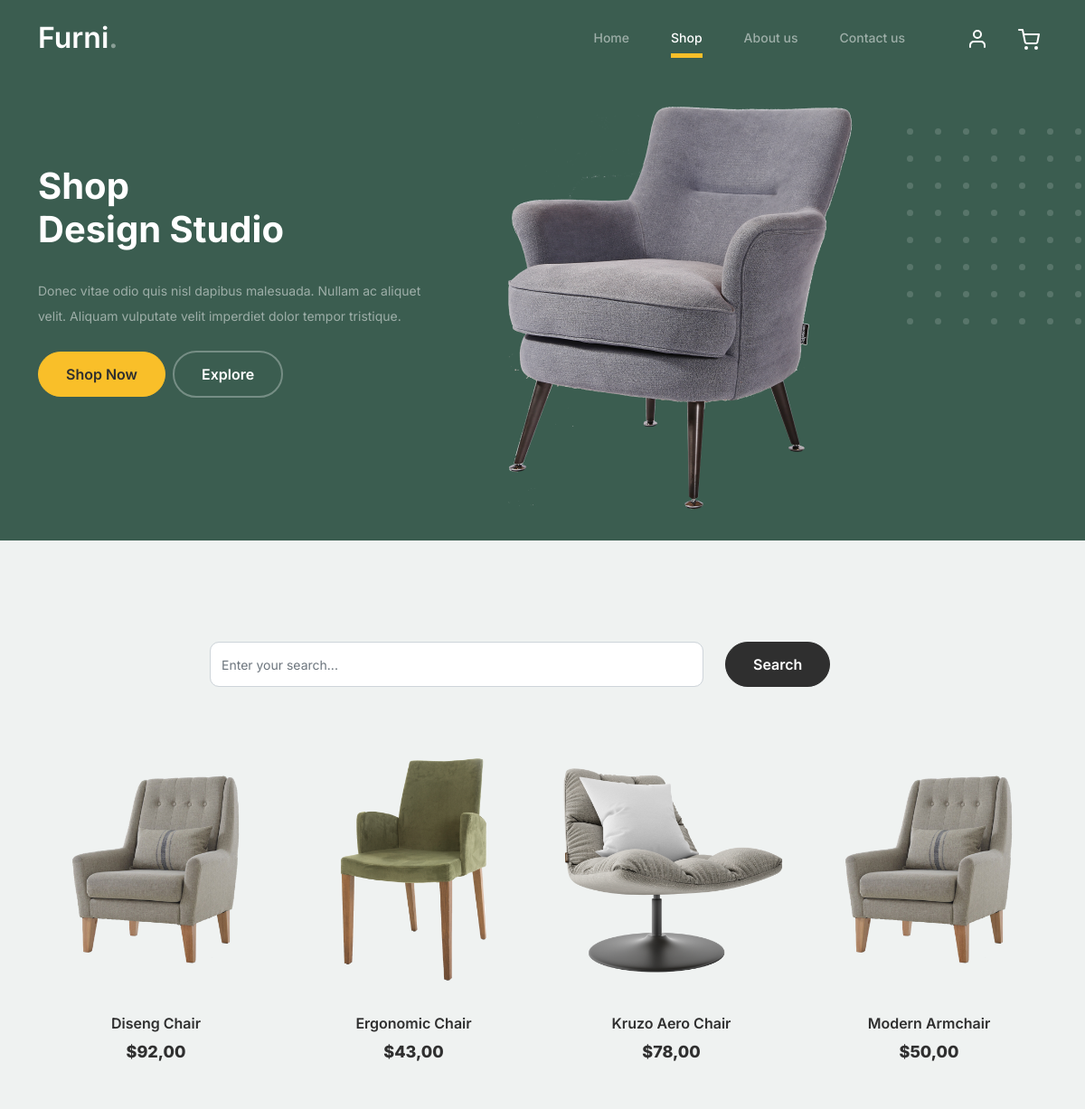
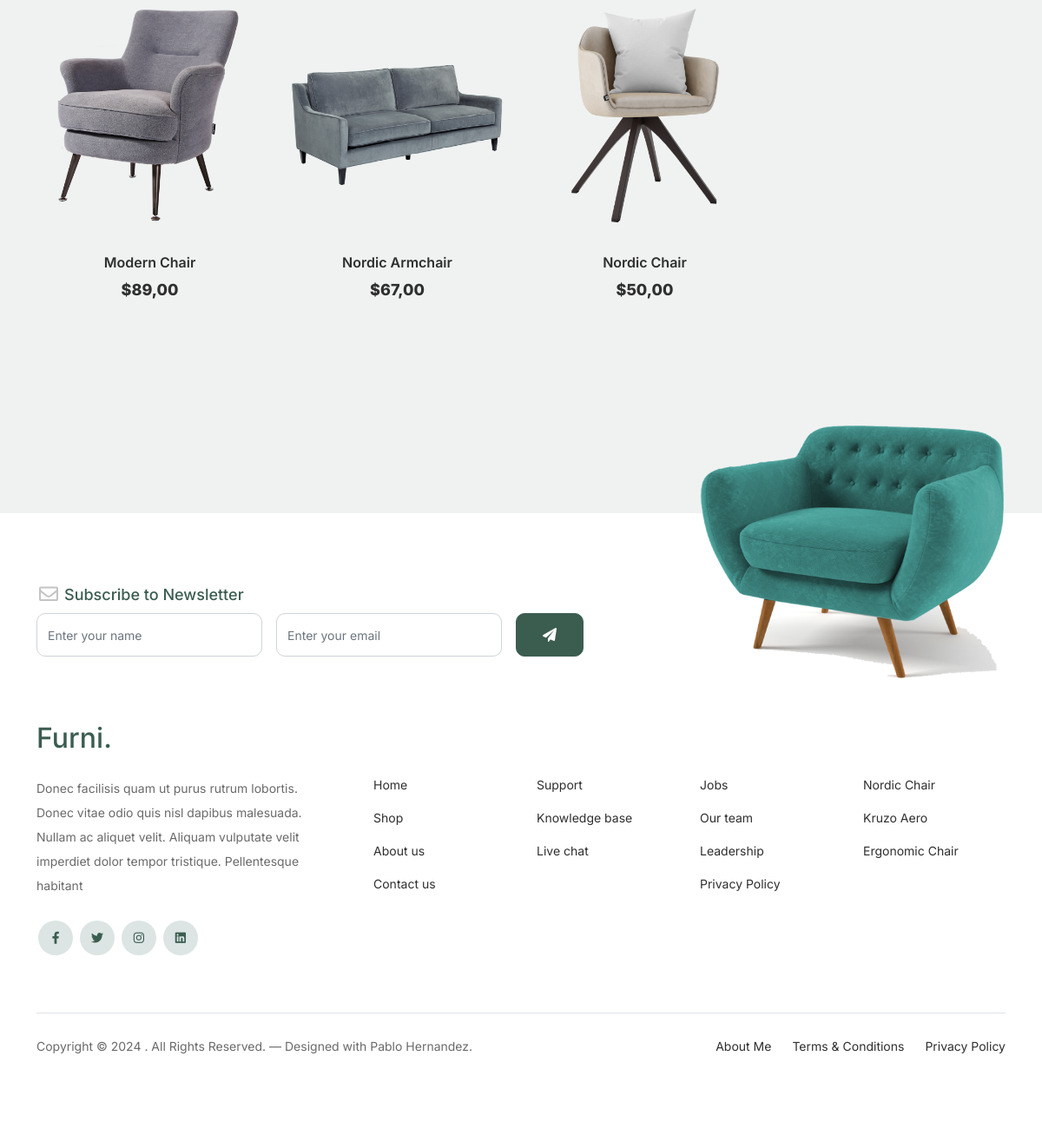
The app's page /shop/ with its own data (2 pictures, top to bottom).
### models/models.py (models this page shows, shortened)
class Product(models.Model):
    name = models.CharField(max_length=100)
    price = models.DecimalField(max_digits=5, decimal_places=2)
    stock = models.IntegerField()
    category = models.CharField(max_length=100, default="")
    image_url = models.CharField(max_length=2083, default="")
    class Meta:
        verbose_name_plural = "Products"
        verbose_name = "Product"
        ordering = ["name"]

### models/views.py (the view)
# urls.py: path("shop/", shop, name="shop"),
def shop(request):
    search = request.GET.get("search")
    if search:
        context = {"products": Product.objects.filter(name__contains=search)}
    else:
        context = {"products": Product.objects.all()}
    return render(request, "shop.html", context)

### models/templates/shop.html (shortened to what this page needs)
{% extends 'index.html' %}
{% block static %}
	{% load static %}
{% endblock static %}
{% block nav %}
	<li><a class="nav-link" href="{% url 'home' %}">Home</a></li>
	<li class="nav-item active">
	  <a class="nav-link" href="{% url 'shop' %}">Shop</a>
	</li>
	<li><a class="nav-link" href="{% url 'about' %}">About us</a></li>
	<li><a class="nav-link" href="{% url 'contact' %}">Contact us</a></li>
{% endblock nav %}
{% block hero %}
<div class="hero">
	<div class="container">
		<div class="row justify-content-between">
		  <div class="col-lg-5">
		    <div class="intro-excerpt">
				<h1>Shop <br/><span clsas="d-block">Design Studio</span></h1>
		      	<p class="mb-4">
		      	  Donec vitae odio quis nisl dapibus malesuada. Nullam ac aliquet velit.
		      	  Aliquam vulputate velit imperdiet dolor tempor tristique.
		      	</p>
		      	<p>
		      	  <a href="" class="btn btn-secondary me-2">Shop Now</a
		      	  ><a href="#" class="btn btn-white-outline">Explore</a>
		      	</p>
		    </div>
		  </div>
		  <div class="col-lg-7">
		    <div class="hero-img-wrap">
		      <img src="{% static 'images/product-5.png' %}" class="img-fluid" />
		    </div>
		  </div>
		</div>
	</div>
</div>
{% endblock hero %}
{% block content %}
	<div class="untree_co-section product-section before-footer-section">
	  <div class="container">
		  <div class="row justify-content-center mb-5">
		  	<div class="col-md-8 col-lg-8 pb-4">
	        <form method="GET" action="{% url 'shop' %}">
            <div class="row">
              <div class="col-9">
                <div class="form-group">
                  <input type="text" class="form-control" id="search" placeholder="Enter your search..." name="search" value={{request.GET.search}}>
                </div>
              </div>
              <div class="col-3">
				        <input type="submit" class="btn btn-primary-hover-outline" value="Search" />
              </div>
            </div>
          </form>
      	</div>
      </div>
	    <div class="row">
			  {% for product in products %}
			    <div class="col-12 col-md-4 col-lg-3 mb-5 mb-md-0">
			  	  <a class="product-item" href="cart.html">
			  	    <img
			  	  	src="{% static 'images/'|add:product.image_url %}"
			  	  	class="img-fluid product-thumbnail"
			  	    />
			  	    <h3 class="product-title">{{product.name}}</h3>
			  	    <strong class="product-price">${{product.price}}</strong>
			  	  </a>
			    </div>
			  {% endfor %}
	    </div>
	  </div>
	</div>
{% endblock content %}

### models/static/css/style.css (style rules this page uses)
html { overflow-x: hidden; }
body { overflow-x: hidden; position: relative; }
body { font-family: "Inter", sans-serif; font-weight: 400; line-height: 28px; color: #6a6a6a; font-size: 14px; background-color: #eff2f1; }
a { text-decoration: none; -webkit-transition: 0.3s all ease; -o-transition: 0.3s all ease; transition: 0.3s all ease; color: #2f2f2f; text-decoration: underline; }
@media (min-width: 992px) { .custom-navbar .custom-navbar-nav li { margin-left: 15px; margin-right: 15px; } }
.custom-navbar .custom-navbar-nav li a { font-weight: 500; color: #ffffff !important; opacity: 0.5; -webkit-transition: 0.3s all ease; -o-transition: 0.3s all ease; transition: 0.3s all ease; position: relative; }
@media (min-width: 768px) { .custom-navbar .custom-navbar-nav li a:before { content: ""; position: absolute; bottom: 0; left: 8px; right: 8px; background: #f9bf29; height: 5px; opacity: 1; visibility: visible; width: 0; -webkit-transition: 0.15s all ease-out; -o-transition: 0.15s all ease-out; transition: 0.15s all ease-out; } }
.custom-navbar .custom-navbar-nav li.active a { opacity: 1; }
.custom-navbar .custom-navbar-nav li.active a:before { width: calc(100% - 16px); }
.hero { background: #3b5d50; padding: calc(4rem - 30px) 0 0rem 0; }
@media (min-width: 768px) { .hero { padding: calc(4rem - 30px) 0 4rem 0; } }
@media (min-width: 992px) { .hero { padding: calc(8rem - 30px) 0 8rem 0; } }
.hero .intro-excerpt { position: relative; z-index: 4; }
@media (min-width: 992px) { .hero .intro-excerpt { max-width: 450px; } }
.hero h1 { font-weight: 700; color: #ffffff; margin-bottom: 30px; }
.hero p { color: rgba(255, 255, 255, 0.5); margin-bottom: 30px; }
.hero .hero-img-wrap { position: relative; }
.hero .hero-img-wrap img { position: relative; top: 0px; right: 0px; z-index: 2; max-width: 780px; left: -20px; }
@media (min-width: 768px) { .hero .hero-img-wrap img { right: 0px; left: -100px; } }
@media (min-width: 992px) { .hero .hero-img-wrap img { left: 0px; top: -80px; position: absolute; right: -50px; } }
@media (min-width: 1200px) { .hero .hero-img-wrap img { left: 0px; top: -80px; right: -100px; } }
.hero .hero-img-wrap:after { content: ""; position: absolute; width: 255px; height: 217px; background-image: url("../images/dots-light.svg"); background-size: contain; background-repeat: no-repeat; right: -100px; top: -0px; }
@media (min-width: 1200px) { .hero .hero-img-wrap:after { top: -40px; } }
.btn { font-weight: 600; padding: 12px 30px; border-radius: 30px; color: #ffffff; background: #2f2f2f; border-color: #2f2f2f; }
.btn.btn-secondary { color: #2f2f2f; background: #f9bf29; border-color: #f9bf29; }
.btn.btn-white-outline { background: transparent; border-width: 2px; border-color: rgba(255, 255, 255, 0.3); }
.product-section { padding: 7rem 0; }
.product-section .product-item { text-align: center; text-decoration: none; display: block; position: relative; padding-bottom: 50px; cursor: pointer; }
.product-section .product-item .product-thumbnail { margin-bottom: 30px; position: relative; top: 0; -webkit-transition: 0.3s all ease; -o-transition: 0.3s all ease; transition: 0.3s all ease; }
.product-section .product-item h3 { font-weight: 600; font-size: 16px; }
.product-section .product-item strong { font-weight: 800 !important; font-size: 18px !important; }
.product-section .product-item h3, .product-section .product-item strong { color: #2f2f2f; text-decoration: none; }
.product-section .product-item:before { bottom: 0; left: 0; right: 0; position: absolute; content: ""; background: #dce5e4; height: 0%; z-index: -1; border-radius: 10px; -webkit-transition: 0.3s all ease; -o-transition: 0.3s all ease; transition: 0.3s all ease; }
.before-footer-section { padding: 7rem 0 12rem 0 !important; }
.untree_co-section { padding: 7rem 0; }
.form-control { height: 50px; border-radius: 10px; font-family: "Inter", sans-serif; }

### records on screen
Product: image_url (picture), name "Diseng Chair", price "92,00"
Product: image_url (picture), name "Ergonomic Chair", price "43,00"
Product: image_url (picture), name "Kruzo Aero Chair", price "78,00"
Product: image_url (picture), name "Modern Armchair", price "50,00"
Product: image_url (picture), name "Modern Chair", price "89,00"
Product: image_url (picture), name "Nordic Armchair", price "67,00"
Product: image_url (picture), name "Nordic Chair", price "50,00"
